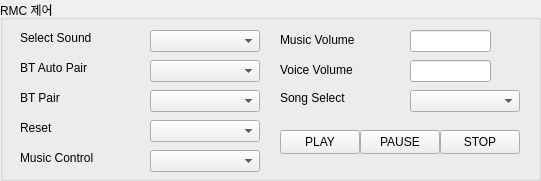
                  <widget class="QGroupBox" name="groupBox_8">
                   <property name="geometry">
                    <rect>
                     <x>0</x>
                     <y>400</y>
                     <width>541</width>
                     <height>181</height>
                    </rect>
                   </property>
                   <property name="title">
                    <string>RMC 제어</string>
                   </property>
                   <widget class="QLabel" name="label_85">
                    <property name="geometry">
                     <rect>
                      <x>280</x>
                      <y>60</y>
                      <width>121</width>
                      <height>20</height>
                     </rect>
                    </property>
                    <property name="text">
                     <string>Voice Volume</string>
                    </property>
                   </widget>
                   <widget class="QComboBox" name="comboBox_audio_bt_pair">
                    <property name="geometry">
                     <rect>
                      <x>150</x>
                      <y>90</y>
                      <width>107</width>
                      <height>24</height>
                     </rect>
                    </property>
                    <property name="maximumSize">
                     <size>
                      <width>16777215</width>
                      <height>16777215</height>
                     </size>
                    </property>
                    <property name="sizeAdjustPolicy">
                     <enum>QComboBox::SizeAdjustPolicy::AdjustToContents</enum>
                    </property>
                    <property name="minimumContentsLength">
                     <number>10</number>
                    </property>
                   </widget>
                   <widget class="QLabel" name="label_87">
                    <property name="geometry">
                     <rect>
                      <x>280</x>
                      <y>90</y>
                      <width>130</width>
                      <height>16</height>
                     </rect>
                    </property>
                    <property name="text">
                     <string>Song Select</string>
                    </property>
                   </widget>
                   <widget class="QPushButton" name="btn_audio_ctrl_stop">
                    <property name="geometry">
                     <rect>
                      <x>440</x>
                      <y>130</y>
                      <width>80</width>
                      <height>24</height>
                     </rect>
                    </property>
                    <property name="text">
                     <string>STOP</string>
                    </property>
                   </widget>
                   <widget class="QPushButton" name="btn_audio_ctrl_play">
                    <property name="geometry">
                     <rect>
                      <x>280</x>
                      <y>130</y>
                      <width>80</width>
                      <height>24</height>
                     </rect>
                    </property>
                    <property name="text">
                     <string>PLAY</string>
                    </property>
                   </widget>
                   <widget class="QLineEdit" name="lineEdit_audio_ctrl_voice_volume">
                    <property name="geometry">
                     <rect>
                      <x>410</x>
                      <y>60</y>
                      <width>81</width>
                      <height>22</height>
                     </rect>
                    </property>
                   </widget>
                   <widget class="QLabel" name="label_83">
                    <property name="geometry">
                     <rect>
                      <x>20</x>
                      <y>120</y>
                      <width>130</width>
                      <height>16</height>
                     </rect>
                    </property>
                    <property name="text">
                     <string>Reset</string>
                    </property>
                   </widget>
                   <widget class="QPushButton" name="btn_audio_ctrl_pause">
                    <property name="geometry">
                     <rect>
                      <x>360</x>
                      <y>130</y>
                      <width>80</width>
                      <height>24</height>
                     </rect>
                    </property>
                    <property name="text">
                     <string>PAUSE</string>
                    </property>
                   </widget>
                   <widget class="QLabel" name="label_82">
                    <property name="geometry">
                     <rect>
                      <x>20</x>
                      <y>90</y>
                      <width>130</width>
                      <height>16</height>
                     </rect>
                    </property>
                    <property name="text">
                     <string>BT Pair</string>
                    </property>
                   </widget>
                   <widget class="QLabel" name="label_80">
                    <property name="geometry">
                     <rect>
                      <x>20</x>
                      <y>30</y>
                      <width>130</width>
                      <height>16</height>
                     </rect>
                    </property>
                    <property name="text">
                     <string>Select Sound</string>
                    </property>
                   </widget>
                   <widget class="QComboBox" name="comboBox_audio_select_sound">
                    <property name="geometry">
                     <rect>
                      <x>150</x>
                      <y>30</y>
                      <width>107</width>
                      <height>24</height>
                     </rect>
                    </property>
                    <property name="maximumSize">
                     <size>
                      <width>16777215</width>
                      <height>16777215</height>
                     </size>
                    </property>
                    <property name="sizeAdjustPolicy">
                     <enum>QComboBox::SizeAdjustPolicy::AdjustToContents</enum>
                    </property>
                    <property name="minimumContentsLength">
                     <number>10</number>
                    </property>
                   </widget>
                   <widget class="QComboBox" name="comboBox_audio_song_select">
                    <property name="geometry">
                     <rect>
                      <x>410</x>
                      <y>90</y>
                      <width>107</width>
                      <height>24</height>
                     </rect>
                    </property>
                    <property name="maximumSize">
                     <size>
                      <width>16777215</width>
                      <height>16777215</height>
                     </size>
                    </property>
                    <property name="sizeAdjustPolicy">
                     <enum>QComboBox::SizeAdjustPolicy::AdjustToContents</enum>
                    </property>
                    <property name="minimumContentsLength">
                     <number>10</number>
                    </property>
                   </widget>
                   <widget class="QLabel" name="label_86">
                    <property name="geometry">
                     <rect>
                      <x>20</x>
                      <y>150</y>
                      <width>130</width>
                      <height>16</height>
                     </rect>
                    </property>
                    <property name="text">
                     <string>Music Control</string>
                    </property>
                   </widget>
                   <widget class="QComboBox" name="comboBox_audio_select_track">
                    <property name="geometry">
                     <rect>
                      <x>150</x>
                      <y>150</y>
                      <width>107</width>
                      <height>24</height>
                     </rect>
                    </property>
                    <property name="maximumSize">
                     <size>
                      <width>16777215</width>
                      <height>16777215</height>
                     </size>
                    </property>
                    <property name="sizeAdjustPolicy">
                     <enum>QComboBox::SizeAdjustPolicy::AdjustToContents</enum>
                    </property>
                    <property name="minimumContentsLength">
                     <number>10</number>
                    </property>
                   </widget>
                   <widget class="QComboBox" name="comboBox_audio_reset">
                    <property name="geometry">
                     <rect>
                      <x>150</x>
                      <y>120</y>
                      <width>107</width>
                      <height>24</height>
                     </rect>
                    </property>
                    <property name="maximumSize">
                     <size>
                      <width>16777215</width>
                      <height>16777215</height>
                     </size>
                    </property>
                    <property name="sizeAdjustPolicy">
                     <enum>QComboBox::SizeAdjustPolicy::AdjustToContents</enum>
                    </property>
                    <property name="minimumContentsLength">
                     <number>10</number>
                    </property>
                   </widget>
                   <widget class="QComboBox" name="comboBox_audio_bt_auto_pair">
                    <property name="geometry">
                     <rect>
                      <x>150</x>
                      <y>60</y>
                      <width>107</width>
                      <height>24</height>
                     </rect>
                    </property>
                    <property name="maximumSize">
                     <size>
                      <width>16777215</width>
                      <height>16777215</height>
                     </size>
                    </property>
                    <property name="sizeAdjustPolicy">
                     <enum>QComboBox::SizeAdjustPolicy::AdjustToContents</enum>
                    </property>
                    <property name="minimumContentsLength">
                     <number>10</number>
                    </property>
                   </widget>
                   <widget class="QLabel" name="label_84">
                    <property name="geometry">
                     <rect>
                      <x>280</x>
                      <y>30</y>
                      <width>121</width>
                      <height>20</height>
                     </rect>
                    </property>
                    <property name="text">
                     <string>Music Volume</string>
                    </property>
                   </widget>
                   <widget class="QLineEdit" name="lineEdit_audio_ctrl_music_volume">
                    <property name="geometry">
                     <rect>
                      <x>410</x>
                      <y>30</y>
                      <width>81</width>
                      <height>22</height>
                     </rect>
                    </property>
                   </widget>
                   <widget class="QLabel" name="label_81">
                    <property name="geometry">
                     <rect>
                      <x>20</x>
                      <y>60</y>
                      <width>130</width>
                      <height>16</height>
                     </rect>
                    </property>
                    <property name="text">
                     <string>BT Auto Pair</string>
                    </property>
                   </widget>
                  </widget>
